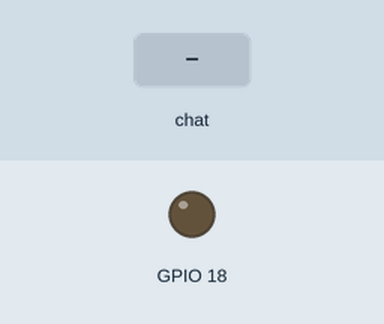
A program run on a simulated Raspberry Pi (BCM pin numbers). Parts: output pins drawn as LEDs (lit = HIGH). The test bench sets the inputs (shaded band).

Above: at 1.2 s.
1.3 s: chat message "/on" arrives
At 2.0 s:
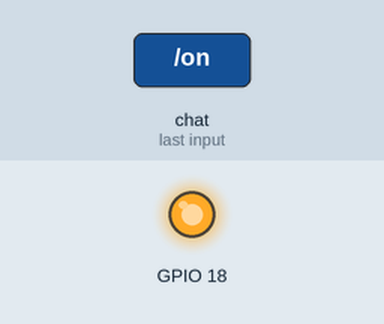
2.8 s: chat message "/off" arrives
At 3.1 s:
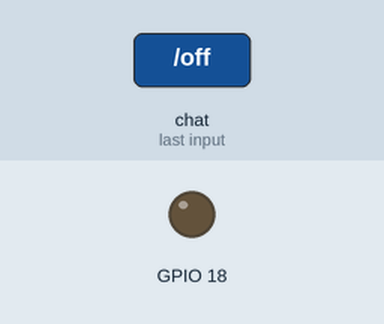
Timing chart, 0 to 5.8 s (numbered marks = the images above; inputs shaded):
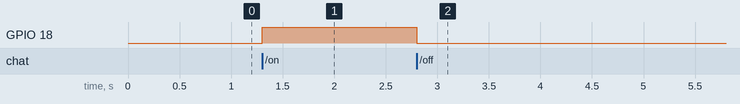

The program:

ledtelegram.py
```python
import RPi.GPIO as GPIO
import time
from telegram.ext import Updater, CommandHandler

GPIO.setwarnings(False)
GPIO.setmode(GPIO.BCM)
GPIO.setup(18, GPIO.OUT)

def start(update, context):
    update.message.reply_text('Bot listo. Usa /on para encender y /off para apagar.')

def turn_on(update, context):
    GPIO.output(18, True)
    update.message.reply_text('LED ENCENDIDO')

def turn_off(update, context):
    GPIO.output(18, False)
    update.message.reply_text('LED APAGADO')

TOKEN = '7576159730:AAF40kCysk09VM8hnM6K0QRhHS3p8GLCmL4'

updater = Updater(TOKEN)
dp = updater.dispatcher

dp.add_handler(CommandHandler("start", start))
dp.add_handler(CommandHandler("on", turn_on))
dp.add_handler(CommandHandler("off", turn_off))

updater.start_polling()
updater.idle()
```

Measured:
- after the input at 1.3 s, GPIO 18: LOW → HIGH at once
- after the input at 2.8 s, GPIO 18: HIGH → LOW at once
